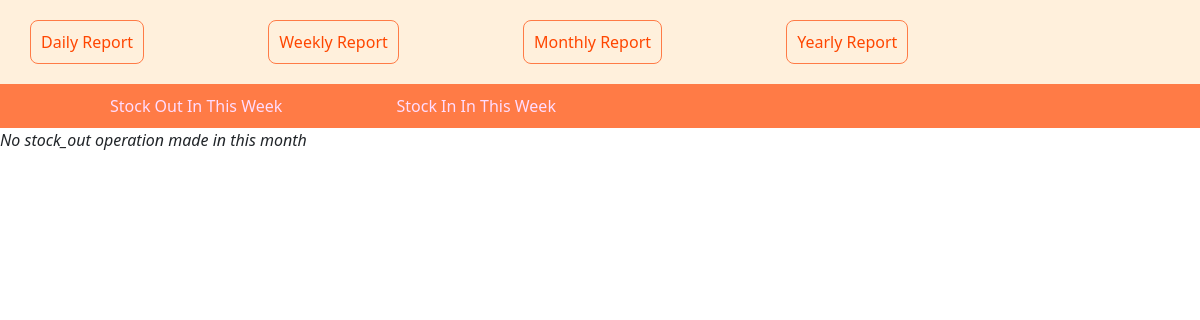
Before: /stock_in_week.php with the older database file.
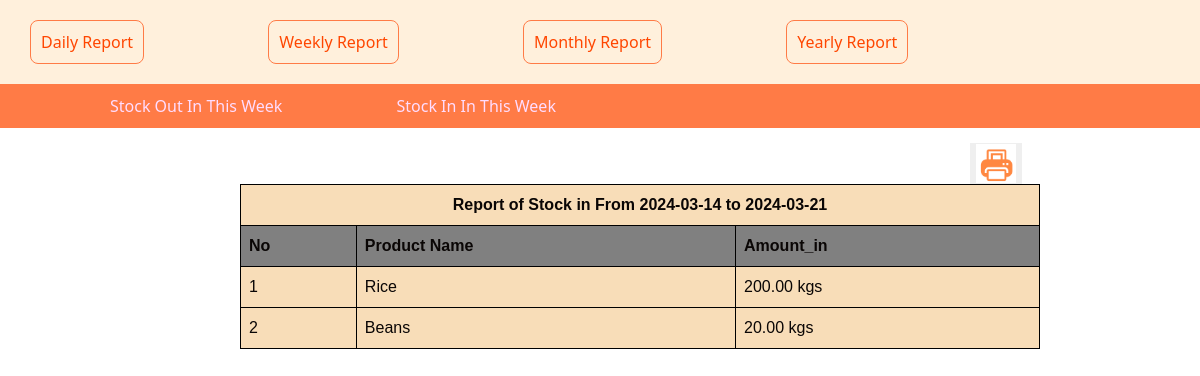
After: the same page with the newer database file.
### tables this page shows
CREATE TABLE `stock_in` (
  `id` int(11) NOT NULL,
  `pro_id` int(11) NOT NULL,
  `amount_in` decimal(13,2) NOT NULL,
  `in_date` date NOT NULL,
  `expired_date` date NOT NULL
);

CREATE TABLE `products` (
  `pro_id` int(11) NOT NULL,
  `product_name` varchar(200) NOT NULL,
  `Quantity` decimal(13,2) NOT NULL,
  `qnty_measures` varchar(50) NOT NULL DEFAULT 'kgs'
);

### stock_in_week.php (the view, shortened to what this page needs)
<?php
include'weekly.php';
?>
<!DOCTYPE html>
<html>
<head>
	<link rel="stylesheet" type="text/css" href="bootstrap.css">
	<link rel="stylesheet" href="styles/stock_in_week.css">
</head>
<body>
	<?php
	$from=date('Y-m-d',strtotime('-1 week'));
	$to=date('Y-m-d');
	include'connection.php';
	$no=1;
	$select=mysqli_query($con,"select products.*,stock_in.*,sum(stock_in.amount_in) as total_amount_in from products,stock_in where stock_in.in_date between '$from' and '$to' and products.pro_id=stock_in.pro_id group by (stock_In.pro_id)");
	if(mysqli_num_rows($select)>0){
		?>
		<button onclick="window.print()" class="print-btn"><img class="img" src="images/print2.PNG"></button>
		<table class="table table-bordered table-css">
			<tr style="text-align:center"><th colspan="6">
				Report of Stock in From <?php echo $from;?> to <?php echo $to;?></th></tr>
		<tr style="background-color:gray">
		<th>No</th>
		<th>Product Name</th>
		<th>Amount_in</th>
	</tr>
<?php
	while($fetch=mysqli_fetch_array($select)){
		?>
		<tr>
			<td><?php echo $no;?></td>
			<td><?php echo $fetch['product_name'];?></td>
			<td><?php echo $fetch['total_amount_in']." ".$fetch['qnty_measures'];?></td>
		</tr>
		<?php
		$no++;
	}
}
else{
     echo"<p><i>No stock_out operation made in this month</i></p>";
}
	?>
	</table>
</body>
</html>

Changed rows visible on the page:
added stock_in: pro.product_name "Rice", total_amount_in "200.00", pro.qnty_measures "kgs"
added stock_in: pro.product_name "Beans", total_amount_in "20.00", pro.qnty_measures "kgs"
Other visible differences:
$from: (not shown) → "2024-03-14"
$to: (not shown) → "2024-03-21"
text no longer shown: "No stock_out operation made in this month"
text now shown: "Report of Stock in From to No Product Name Amount_in"
